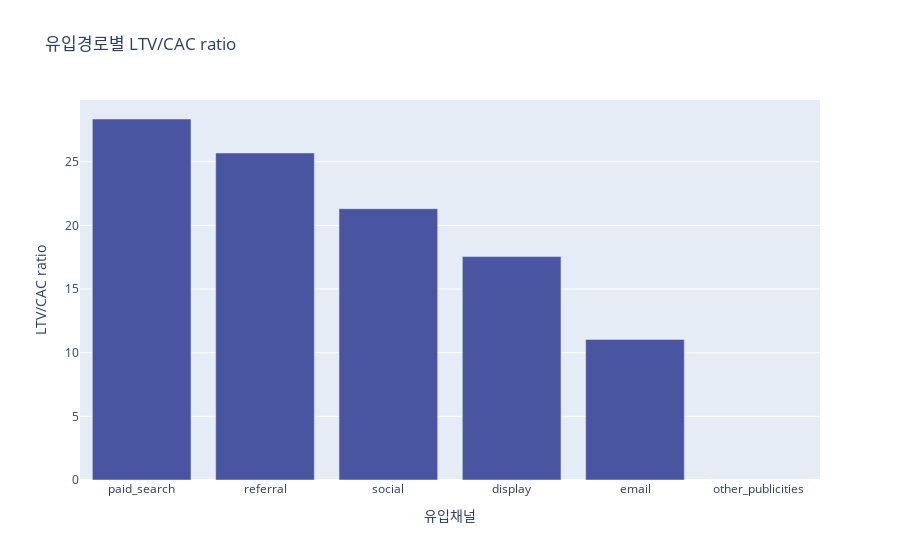

The code cell stored with this chart in its notebook:
### Code cell
# 그래프 생성
fig = px.bar(TMP.sort_values('LTV/CAC ratio',ascending=False), x='origin', y='LTV/CAC ratio', title='유입경로별 LTV/CAC ratio')

# 특정 막대 그래프에만 색상 적용
fig.update_traces(marker_color='#4A55A2')
# x축 레이블 변경
fig.update_xaxes(title_text='유입채널')
# 그래프 표시
fig.show()

### Figure 1 — Plotly figure (JSON) as saved in the notebook; plotly's stock layout.template omitted (floating-point values rounded to 4 significant figures)
{"data": [{"alignmentgroup": "True", "hovertemplate": "origin=%{x}<br>LTV/CAC ratio=%{y}<extra></extra>", "legendgroup": "", "marker": {"color": "#4A55A2", "pattern": {"shape": ""}}, "name": "", "offsetgroup": "", "orientation": "v", "showlegend": false, "textposition": "auto", "type": "bar", "x": ["paid_search", "referral", "social", "display", "email", "other_publicities"], "xaxis": "x", "y": [28.36, 25.69, 21.31, 17.55, 11.04, 0], "yaxis": "y"}], "layout": {"barmode": "relative", "legend": {"tracegroupgap": 0}, "title": {"text": "유입경로별 LTV/CAC ratio"}, "xaxis": {"anchor": "y", "domain": [0, 1], "title": {"text": "유입채널"}}, "yaxis": {"anchor": "x", "domain": [0, 1], "title": {"text": "LTV/CAC ratio"}}}}
